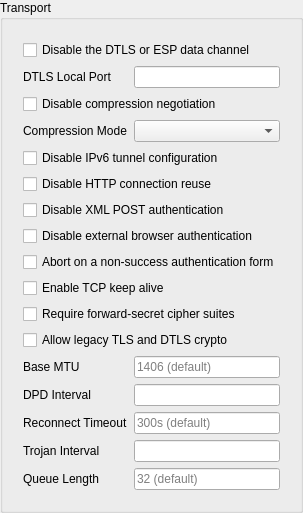
        <widget class="QGroupBox" name="transport_box">
         <property name="title">
          <string>Transport</string>
         </property>
         <layout class="QVBoxLayout" name="transport_box_layout">
          <item>
           <widget class="QWidget" name="transport_box_form_w" native="true">
            <layout class="QFormLayout" name="transport_box_form">
             <item row="0" column="0" colspan="2">
              <widget class="QCheckBox" name="no_udp">
               <property name="toolTip">
                <string>&lt;html&gt;&lt;head/&gt;&lt;body&gt;&lt;p&gt;Uses the TLS data channel only.&lt;/p&gt;&lt;/body&gt;&lt;/html&gt;</string>
               </property>
               <property name="text">
                <string>Disable the DTLS or ESP data channel</string>
               </property>
              </widget>
             </item>
             <item row="1" column="0">
              <widget class="QLabel" name="dtls_local_port_l">
               <property name="toolTip">
                <string>&lt;html&gt;&lt;head/&gt;&lt;body&gt;&lt;p&gt;Local UDP port used by the secondary data channel. An ephemeral port is selected by default.&lt;/p&gt;&lt;/body&gt;&lt;/html&gt;</string>
               </property>
               <property name="text">
                <string>DTLS Local Port</string>
               </property>
               <property name="buddy">
                <cstring>dtls_local_port</cstring>
               </property>
              </widget>
             </item>
             <item row="1" column="1">
              <widget class="QLineEdit" name="dtls_local_port"/>
             </item>
             <item row="2" column="0" colspan="2">
              <widget class="QCheckBox" name="compression_disabled">
               <property name="toolTip">
                <string>&lt;html&gt;&lt;head/&gt;&lt;body&gt;&lt;p&gt;Compression can weaken traffic confidentiality. Conflicts with the compression mode all.&lt;/p&gt;&lt;/body&gt;&lt;/html&gt;</string>
               </property>
               <property name="text">
                <string>Disable compression negotiation</string>
               </property>
              </widget>
             </item>
             <item row="3" column="0">
              <widget class="QLabel" name="compression_mode_l">
               <property name="toolTip">
                <string>&lt;html&gt;&lt;head/&gt;&lt;body&gt;&lt;p&gt;stateless is used by default. all additionally advertises stateful deflate for CSTP and carries extra confidentiality risk.&lt;/p&gt;&lt;/body&gt;&lt;/html&gt;</string>
               </property>
               <property name="text">
                <string>Compression Mode</string>
               </property>
               <property name="buddy">
                <cstring>compression_mode</cstring>
               </property>
              </widget>
             </item>
             <item row="3" column="1">
              <widget class="NoWheelComboBox" name="compression_mode"/>
             </item>
             <item row="4" column="0" colspan="2">
              <widget class="QCheckBox" name="ipv6_disabled">
               <property name="text">
                <string>Disable IPv6 tunnel configuration</string>
               </property>
              </widget>
             </item>
             <item row="5" column="0" colspan="2">
              <widget class="QCheckBox" name="http_keepalive_disabled">
               <property name="toolTip">
                <string>&lt;html&gt;&lt;head/&gt;&lt;body&gt;&lt;p&gt;Applies to authentication and configuration requests.&lt;/p&gt;&lt;/body&gt;&lt;/html&gt;</string>
               </property>
               <property name="text">
                <string>Disable HTTP connection reuse</string>
               </property>
              </widget>
             </item>
             <item row="6" column="0" colspan="2">
              <widget class="QCheckBox" name="xml_post_disabled">
               <property name="toolTip">
                <string>&lt;html&gt;&lt;head/&gt;&lt;body&gt;&lt;p&gt;Starts AnyConnect authentication with the legacy GET flow.&lt;/p&gt;&lt;/body&gt;&lt;/html&gt;</string>
               </property>
               <property name="text">
                <string>Disable XML POST authentication</string>
               </property>
              </widget>
             </item>
             <item row="7" column="0" colspan="2">
              <widget class="QCheckBox" name="external_auth_disabled">
               <property name="toolTip">
                <string>&lt;html&gt;&lt;head/&gt;&lt;body&gt;&lt;p&gt;External authentication is not advertised and any unexpected SSO or SAML request is rejected.&lt;/p&gt;&lt;/body&gt;&lt;/html&gt;</string>
               </property>
               <property name="text">
                <string>Disable external browser authentication</string>
               </property>
              </widget>
             </item>
             <item row="8" column="0" colspan="2">
              <widget class="QCheckBox" name="password_authentication_disabled">
               <property name="toolTip">
                <string>&lt;html&gt;&lt;head/&gt;&lt;body&gt;&lt;p&gt;Matches OpenConnect --no-passwd. Does not affect other flavors or a session supplied by a cookie.&lt;/p&gt;&lt;/body&gt;&lt;/html&gt;</string>
               </property>
               <property name="text">
                <string>Abort on a non-success authentication form</string>
               </property>
              </widget>
             </item>
             <item row="9" column="0" colspan="2">
              <widget class="QCheckBox" name="tcp_keep_alive_enabled">
               <property name="toolTip">
                <string>&lt;html&gt;&lt;head/&gt;&lt;body&gt;&lt;p&gt;Disabled by default to match OpenConnect.&lt;/p&gt;&lt;/body&gt;&lt;/html&gt;</string>
               </property>
               <property name="text">
                <string>Enable TCP keep alive</string>
               </property>
              </widget>
             </item>
             <item row="10" column="0" colspan="2">
              <widget class="QCheckBox" name="pfs">
               <property name="toolTip">
                <string>&lt;html&gt;&lt;head/&gt;&lt;body&gt;&lt;p&gt;For TLS 1.2 and earlier. Disabled by default for servers that require RSA key exchange.&lt;/p&gt;&lt;/body&gt;&lt;/html&gt;</string>
               </property>
               <property name="text">
                <string>Require forward-secret cipher suites</string>
               </property>
              </widget>
             </item>
             <item row="11" column="0" colspan="2">
              <widget class="QCheckBox" name="allow_insecure_crypto">
               <property name="toolTip">
                <string>&lt;html&gt;&lt;head/&gt;&lt;body&gt;&lt;p&gt;Enables weak cipher suites and TLS 1.0 compatibility. It does not disable server certificate verification.&lt;/p&gt;&lt;/body&gt;&lt;/html&gt;</string>
               </property>
               <property name="text">
                <string>Allow legacy TLS and DTLS crypto</string>
               </property>
              </widget>
             </item>
             <item row="12" column="0">
              <widget class="QLabel" name="base_mtu_l">
               <property name="toolTip">
                <string>&lt;html&gt;&lt;head/&gt;&lt;body&gt;&lt;p&gt;Base path MTU used to calculate the tunnel MTU after outer IP, transport and protocol overhead. Values below 1280 are treated as 1280.&lt;/p&gt;&lt;/body&gt;&lt;/html&gt;</string>
               </property>
               <property name="text">
                <string>Base MTU</string>
               </property>
               <property name="buddy">
                <cstring>base_mtu</cstring>
               </property>
              </widget>
             </item>
             <item row="12" column="1">
              <widget class="QLineEdit" name="base_mtu">
               <property name="placeholderText">
                <string>1406 (default)</string>
               </property>
              </widget>
             </item>
             <item row="13" column="0">
              <widget class="QLabel" name="dpd_interval_l">
               <property name="toolTip">
                <string>&lt;html&gt;&lt;head/&gt;&lt;body&gt;&lt;p&gt;Overrides the dead peer detection interval. Positive values below 2s are treated as 2s.&lt;/p&gt;&lt;/body&gt;&lt;/html&gt;</string>
               </property>
               <property name="text">
                <string>DPD Interval</string>
               </property>
               <property name="buddy">
                <cstring>dpd_interval</cstring>
               </property>
              </widget>
             </item>
             <item row="13" column="1">
              <widget class="QLineEdit" name="dpd_interval"/>
             </item>
             <item row="14" column="0">
              <widget class="QLabel" name="reconnect_timeout_l">
               <property name="toolTip">
                <string>&lt;html&gt;&lt;head/&gt;&lt;body&gt;&lt;p&gt;Maximum accumulated backoff time after failed reconnect attempts.&lt;/p&gt;&lt;/body&gt;&lt;/html&gt;</string>
               </property>
               <property name="text">
                <string>Reconnect Timeout</string>
               </property>
               <property name="buddy">
                <cstring>reconnect_timeout</cstring>
               </property>
              </widget>
             </item>
             <item row="14" column="1">
              <widget class="QLineEdit" name="reconnect_timeout">
               <property name="placeholderText">
                <string>300s (default)</string>
               </property>
              </widget>
             </item>
             <item row="15" column="0">
              <widget class="QLabel" name="trojan_interval_l">
               <property name="toolTip">
                <string>&lt;html&gt;&lt;head/&gt;&lt;body&gt;&lt;p&gt;Overrides the interval between GlobalProtect HIP reports or Network Connect TNCC checks.&lt;/p&gt;&lt;/body&gt;&lt;/html&gt;</string>
               </property>
               <property name="text">
                <string>Trojan Interval</string>
               </property>
               <property name="buddy">
                <cstring>trojan_interval</cstring>
               </property>
              </widget>
             </item>
             <item row="15" column="1">
              <widget class="QLineEdit" name="trojan_interval"/>
             </item>
             <item row="16" column="0">
              <widget class="QLabel" name="queue_length_l">
               <property name="toolTip">
                <string>&lt;html&gt;&lt;head/&gt;&lt;body&gt;&lt;p&gt;Inbound and outbound packet queue length between the VPN transport and the tunnel interface.&lt;/p&gt;&lt;/body&gt;&lt;/html&gt;</string>
               </property>
               <property name="text">
                <string>Queue Length</string>
               </property>
               <property name="buddy">
                <cstring>queue_length</cstring>
               </property>
              </widget>
             </item>
             <item row="16" column="1">
              <widget class="QLineEdit" name="queue_length">
               <property name="placeholderText">
                <string>32 (default)</string>
               </property>
              </widget>
             </item>
            </layout>
           </widget>
          </item>
         </layout>
        </widget>
